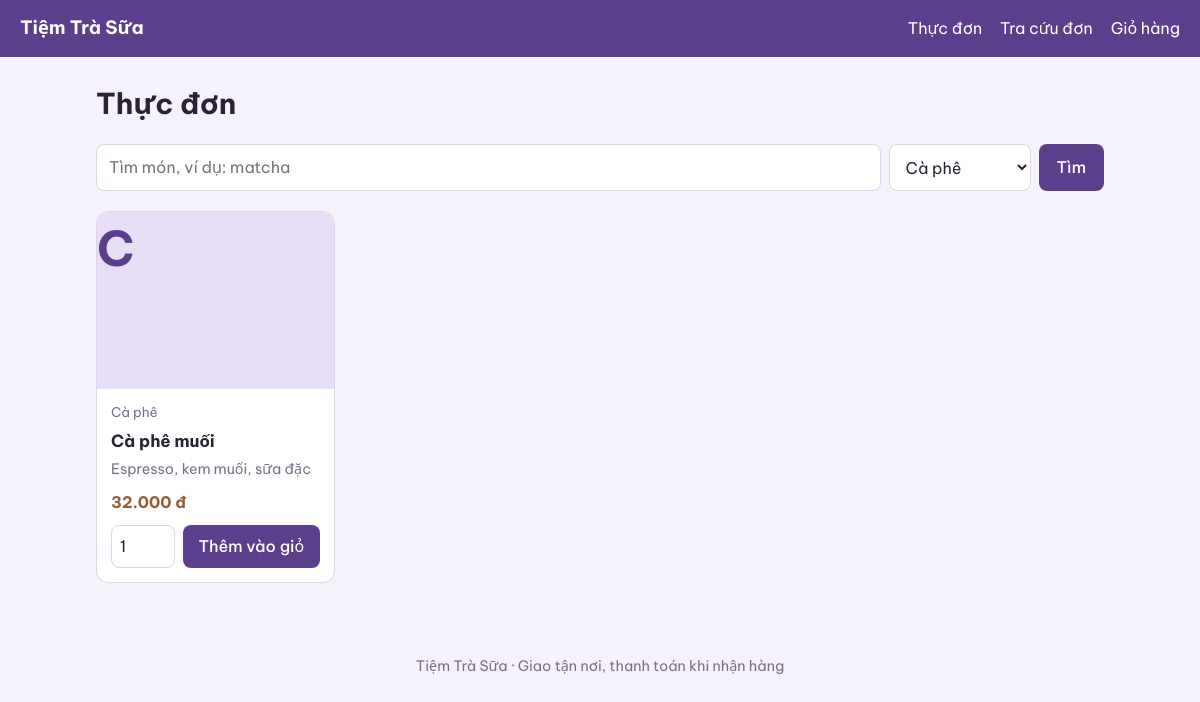
/index.php?cat=3, run on the app's committed database.
### tables this page shows
CREATE TABLE products (
  id INT AUTO_INCREMENT PRIMARY KEY,
  category_id INT NULL,
  name VARCHAR(150) NOT NULL,
  description TEXT,
  price INT UNSIGNED NOT NULL,
  image VARCHAR(255) NULL,
  is_available TINYINT(1) NOT NULL DEFAULT 1,
  created_at TIMESTAMP DEFAULT CURRENT_TIMESTAMP,
  FOREIGN KEY (category_id) REFERENCES categories(id) ON DELETE SET NULL
);

CREATE TABLE categories (
  id INT AUTO_INCREMENT PRIMARY KEY,
  name VARCHAR(100) NOT NULL
);

### includes/init.php (called while the page is built, shortened)
<?php
function db(): PDO {
    static $pdo = null;
    if ($pdo === null) {
        $pdo = new PDO(
            'mysql:host=' . DB_HOST . ';dbname=' . DB_NAME . ';charset=utf8mb4',
            DB_USER, DB_PASS,
            [
                PDO::ATTR_ERRMODE            => PDO::ERRMODE_EXCEPTION,
                PDO::ATTR_DEFAULT_FETCH_MODE => PDO::FETCH_ASSOC,
                PDO::ATTR_EMULATE_PREPARES   => false,
            ]
        );
    }
    return $pdo;
}
function e($s): string { return htmlspecialchars((string)$s, ENT_QUOTES, 'UTF-8'); }
function money($n): string { return number_format((int)$n, 0, ',', '.') . ' đ'; }

### index.php (the view, shortened to what this page needs)
<?php
require __DIR__ . '/includes/init.php';
$q   = trim($_GET['q'] ?? '');
$cat = (int)($_GET['cat'] ?? 0);
$cats = db()->query('SELECT * FROM categories ORDER BY name')->fetchAll();
$sql = 'SELECT p.*, c.name AS cat_name FROM products p
        LEFT JOIN categories c ON c.id = p.category_id
        WHERE p.is_available = 1';
$params = [];
if ($cat > 0)   { $sql .= ' AND p.category_id = ?'; $params[] = $cat; }
$sql .= ' ORDER BY c.name, p.name';
$stmt = db()->prepare($sql);
$stmt->execute($params);
$products = $stmt->fetchAll();
include __DIR__ . '/includes/header.php';
?>
<h1>Thực đơn</h1>
<form class="search" method="get">
  <input type="search" name="q" value="<?= e($q) ?>" placeholder="Tìm món, ví dụ: matcha">
  <select name="cat">
    <?php foreach ($cats as $c): ?>
      <option value="<?= $c['id'] ?>" <?= $cat === (int)$c['id'] ? 'selected' : '' ?>><?= e($c['name']) ?></option>
    <?php endforeach; ?>
  </select>
  <button class="btn">Tìm</button>
</form>
<?php if (!$products): ?>
  <p class="empty">Không tìm thấy món nào khớp với "<?= e($q) ?>". Thử từ khoá khác hoặc chọn "Tất cả nhóm".</p>
<?php else: ?>
<div class="grid">
  <?php foreach ($products as $p): ?>
  <article class="card">
    <?php if ($p['image']): ?>
      <img src="<?= BASE_URL ?>/uploads/<?= e($p['image']) ?>" alt="<?= e($p['name']) ?>">
    <?php else: ?>
      <div class="ph"><?= e(mb_substr($p['name'], 0, 1)) ?></div>
    <?php endif; ?>
    <div class="card-body">
      <small class="muted"><?= e($p['cat_name'] ?? 'Khác') ?></small>
      <h3><?= e($p['name']) ?></h3>
      <p class="muted"><?= e($p['description']) ?></p>
      <div class="price"><?= money($p['price']) ?></div>
      <form method="post" action="<?= BASE_URL ?>/cart.php" class="add">
        <input type="number" name="qty" value="1" min="1" max="20" aria-label="Số lượng">
        <button class="btn">Thêm vào giỏ</button>
      </form>
    </div>
  </article>
  <?php endforeach; ?>
</div>
<?php endif; ?>
<?php include __DIR__ . '/includes/footer.php'; ?>

### assets/style.css (style rules this page uses)
:root { --bg: #f6f2fb; --ink: #2a2235; --muted: #7a6f88; --line: #ddd3ea; --primary: #5b3f8c; --primary-ink: #fff; --sugar: #9a5b34; --card: #fff; --ok: #2f7d4f; --err: #b3342f; }
* { box-sizing: border-box; }
body { margin: 0; background: var(--bg); color: var(--ink); font: 16px/1.55 "Be Vietnam Pro", system-ui, sans-serif; }
h1 { font-size: 1.8rem; margin: 0.2em 0 0.6em; }
.muted { color: var(--muted); }
.btn { display: inline-block; background: var(--primary); color: #fff; border: 0; border-radius: 8px; padding: 10px 18px; font: inherit; font-weight: 500; cursor: pointer; text-decoration: none; }
input, select, textarea { font: inherit; padding: 10px 12px; border: 1px solid var(--line); border-radius: 8px; background: #fff; color: var(--ink); width: 100%; }
.search { display: flex; gap: 8px; flex-wrap: wrap; margin-bottom: 20px; }
.search input { flex: 1 1 220px; width: auto; }
.search select { width: auto; }
.grid { display: grid; grid-template-columns: repeat(auto-fill, minmax(230px, 1fr)); gap: 18px; }
.card { background: var(--card); border: 1px solid var(--line); border-radius: 12px; overflow: hidden; display: flex; flex-direction: column; }
.card img, .card .ph { width: 100%; aspect-ratio: 4/3; object-fit: cover; display: block; }
.ph { display: grid; place-items: center; background: #e8ddf7; color: var(--primary); font-size: 3rem; font-weight: 700; }
.card-body { padding: 14px; display: flex; flex-direction: column; gap: 4px; flex: 1; }
.card h3 { margin: 0; font-size: 1.05rem; }
.card p { margin: 0; font-size: 0.9rem; }
.price { font-weight: 700; color: var(--sugar); margin: 6px 0; }
.add { display: flex; gap: 8px; margin-top: auto; }
.add input { width: 64px; padding: 8px; }
.add .btn { flex: 1; padding: 8px 10px; }

### data on the page
products: name "C", category.name "Cà phê", name "Cà phê muối", description "Espresso, kem muối, sữa đặc", price "32.000 đ"

### other printed values
form field cat "Cà phê"
